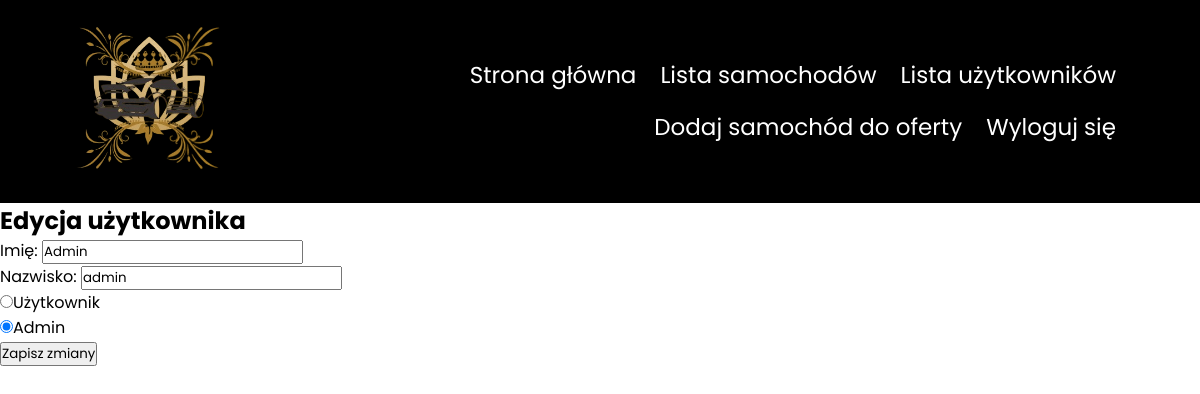
The app's page /strony/edit_user.php?id=14 (signed in) with its own data.
### tables this page shows
CREATE TABLE `users` (
  `id_user` int(11) NOT NULL,
  `name` varchar(60) NOT NULL,
  `surname` varchar(60) NOT NULL,
  `email` varchar(60) NOT NULL,
  `role_id` tinyint(4) NOT NULL DEFAULT 1,
  `password` varchar(150) NOT NULL,
  `ver_code` varchar(50) NOT NULL
);

### scripts/user.php (called while the page is built, shortened)
<?php
class User{
    function __construct($id,$name, $surName, $email, $password,$role,$ver_code){
        $this->name = $name;
        $this->surname = $surName;
        $this->role = $role;
    }
    static function findUserById($id,$conn){
        $stmt= $conn->prepare("SELECT * FROM users where id_user=?");
        $stmt ->bind_param('s',$id);
        $stmt->execute();
        $result = $stmt->get_result();
        $row = $result->fetch_assoc();
            return new User($row["id_user"],$row["name"],$row["surname"],$row["email"],$row["password"],$row["role_id"],$row["ver_code"]);
    }
}
?>

### strony/edit_user.php (the view, shortened to what this page needs)
<?php
$userID = $_GET['id'];
require_once("../scripts/connect.php");
require_once("../scripts/user.php");
$user = User::findUserById($userID,$conn);
?>
<!DOCTYPE html>
<html lang="en">
<head>
    <link rel="stylesheet" href="../CSS/offers.css">
    <link rel="stylesheet" href="https://cdn.jsdelivr.net/npm/@fortawesome/fontawesome-free@6.4.2/css/fontawesome.min.css">
    <link rel="stylesheet" href="https://cdn.jsdelivr.net/npm/@fortawesome/fontawesome-free@6.4.2/css/fontawesome.min.css">
    <link href='https://unpkg.com/boxicons@2.1.4/css/boxicons.min.css' rel='stylesheet'>
</head>
<body>
<?php require_once "../components/navbar.php"; ?>
    <div class="container">
        <h2>Edycja użytkownika</h2>
        <form method="post" action="">
            <label for="firstname">Imię:</label>
            <input type="text" id="firstname" name="firstname" value="<?php echo $user->name; ?>" required> <br>
            <label for="surname">Nazwisko:</label>
            <input type="text" id="surname" name="surname" value="<?php echo $user->surname; ?>" required><br>
            <label><input type="radio" name="role" value="user" <?php if($user->role ==1) {echo "checked";} ?>>Użytkownik  </label>
            <br>
            <label><input type="radio" name="role" value="admin"<?php if($user->role ==2) {echo "checked";} ?>>Admin</label>
            <br>
            <button type="submit">Zapisz zmiany</button>
        </form>
    </div>
</body>
</html>

### CSS/offers.css (style rules this page uses)
* { margin: 0; padding: 0; font-family: 'Poppins', sans-serif; }

### records on screen
users: firstname "Admin", surname "admin", role_id "☐ Użytkownik", role_id "☑ Admin"
